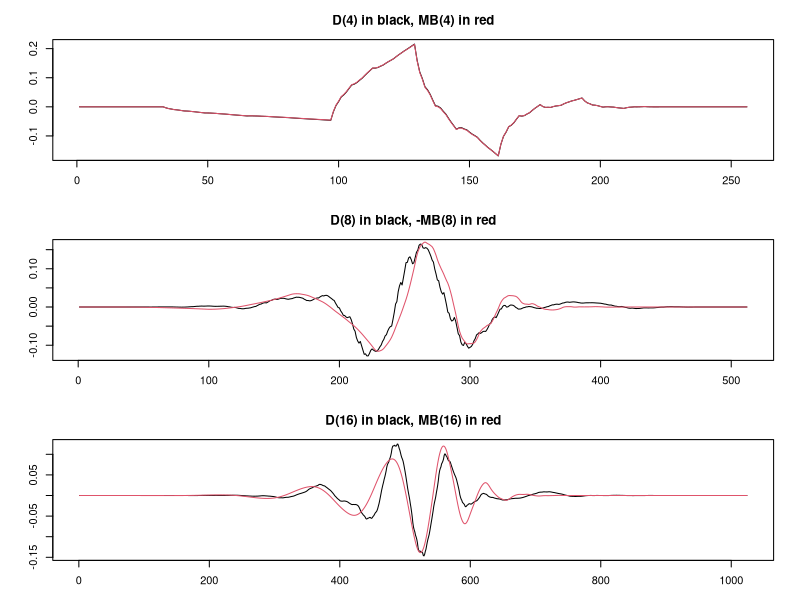

Write R code to recreate this figure.
library(waveslim)


### Name: wavelet.filter
### Title: Higher-Order Wavelet Filters
### Aliases: wavelet.filter
### Keywords: ts

### ** Examples

## Figure 4.14 in Gencay, Selcuk and Whitcher (2001)
par(mfrow=c(3,1), mar=c(5-2,4,4-1,2))
f.seq <- "HLLLLL"
plot(c(rep(0,33), wavelet.filter("mb4", f.seq), rep(0,33)), type="l",
     xlab="", ylab="", main="D(4) in black, MB(4) in red")
lines(c(rep(0,33), wavelet.filter("d4", f.seq), rep(0,33)), col=2)
plot(c(rep(0,35), -wavelet.filter("mb8", f.seq), rep(0,35)), type="l",
     xlab="", ylab="", main="D(8) in black, -MB(8) in red")
lines(c(rep(0,35), wavelet.filter("d8", f.seq), rep(0,35)), col=2)
plot(c(rep(0,39), wavelet.filter("mb16", f.seq), rep(0,39)), type="l",
     xlab="", ylab="", main="D(16) in black, MB(16) in red")
lines(c(rep(0,39), wavelet.filter("d16", f.seq), rep(0,39)), col=2)
